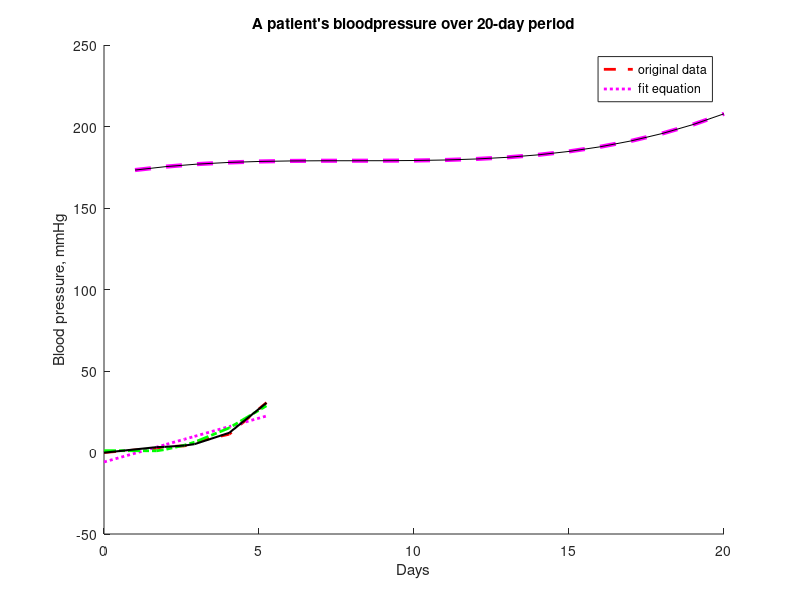
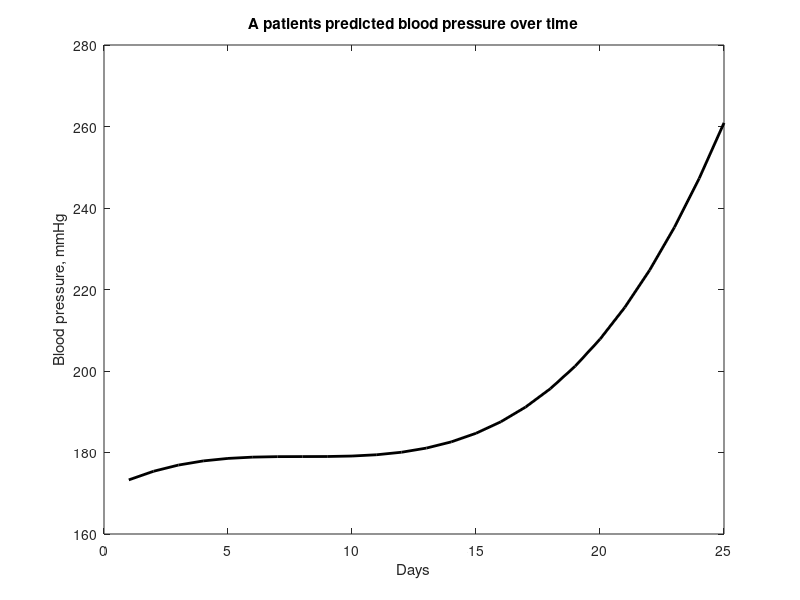

Here is the MATLAB script that generated these plots, in order:
%% Housekeeping comands
clear;
clc;
close all;

%% Problem 1
clear;
clc;
close all;

% Given data
hold on
height_data = [0 1.7 1.95 2.6 2.92 4.04 5.24];
flow_data = [0 2.6 3.6 4.03 6.45 11.22 30.61];

% plot given data 
plot(height_data,flow_data,'r--','LineWidth',2)
xlabel('Height, feet')
ylabel('Flow, feet^3/second')
title('Rate of flow based on height of an unknown liquid')

% find linear fit line and plot on same figure
linear_fit = polyfit(height_data,flow_data,1);
linear_data = polyval(linear_fit, height_data);
plot(height_data, linear_data,'m:','LineWidth',2)

% find quadratic fit line and plot on same figure 
quad_fit = polyfit(height_data,flow_data,2);
quad_data = polyval(quad_fit, height_data);
plot(height_data, quad_data,'g-.','LineWidth',2)

% find cubic fit line and plot on same figure
cubic_fit = polyfit(height_data,flow_data,3);
cubic_data = polyval(cubic_fit, height_data);
plot(height_data,cubic_data,'k','LineWidth',1.5)

% create a legend
legend('Original data','Linear fit eq','Quadratic fit eq','Cubic fi eq')
hold off
%% Problem 2
clear;
clc;
close all;

% given data
hold on
days = 1:1:20;
blood_pressure = [173.28 175.4 176.92 177.93 178.55 178.87 178.98 179 179.02 179.13 179.45 180.07 ...
    181.08 182.6 184.72 187.53 191.15 195.67 201.18 207.8];

% plot given data
plot(days, blood_pressure,'m--','LineWidth',3)
xlabel('Days')
ylabel('Blood pressure, mmHg')
title("A patient's bloodpressure over 20-day period")

% fit equation
fit_coef = polyfit(days, blood_pressure,3);
fit_data = polyval(fit_coef,days);
plot(days,fit_data,'k-')
legend('original data','fit equation')
hold off

% plot predictive line
figure(2)
d = [21 22 23 24 25];
days_25 = polyval(fit_coef,d);
day_pred = 1:25;
bp_pred = [fit_data days_25];
plot(day_pred,bp_pred,'k','LineWidth',2)
xlabel('Days')
ylabel('Blood pressure, mmHg')
title('A patients predicted blood pressure over time')

% find the day when the pateint becomes death
hyper = 0;
for count1 = 1:20
    if blood_pressure(count1) > 180
        day_hyper = count1;
        hyper = 1;
        break
    end
end

% check if patient becomes healthy again
unhyper = 0;
for count2 = count1:20
    if blood_pressure(count2) < 180
        day_un_hyper = count2;
        unhyper = 1;
        break
    end
end

% display the patients bp if they go hyper
if hyper == 1
    fprintf(['The patient started to experience hypertensive crisis blood pressure ' ...
        'on day %i.\nTheir predicted blood pressure in 5 days is %.2f mmHg.\n'],day_hyper,days_25(5))
        if unhyper == 1
            fprintf(['The patient stopped experiencing hypertensive crisis blood pressure' ...
        'on day %i.\nTheir predicted blood pressure in 5 days is %.2f mmHg.\n'],day_un_hyper,days_25(5))
        end
else
    fprintf(['The patient is healthy, and their predicted blood pressure 5 days from now ' ...
        'is %.2f mmHg.\n\n'],days_25(5))
    if days_25(5) > 180
        fprintf('Due to the magnitude of the predicted blood pressure, it is suggested that action is taken.')
    end
end
%% 
